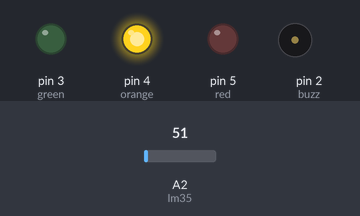
Bench run of a sketch on a simulated Arduino Uno, built with avr-gcc and run on an emulated ATmega328P. Parts: output pins drawn as LEDs (lit = HIGH), buzzer (waves = sounding). The test bench sets the inputs (shaded band); at power-on: A2 (lm35) = 51.

Above: at 1.2 s.
1.3 s: A2 (lm35) set to 46
At 2.0 s:
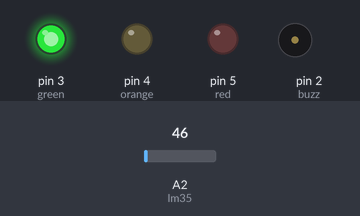
2.8 s: A2 (lm35) set to 86
At 3.1 s:
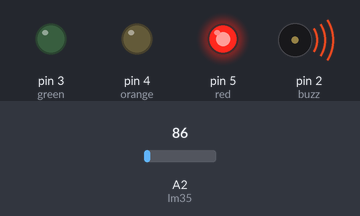
4.3 s: A2 (lm35) set to 71
At 4.49 s:
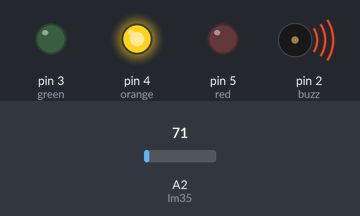
6.2 s: A2 (lm35) set to 112
At 6.9 s:
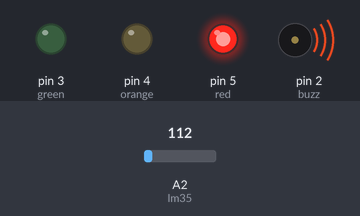
7.7 s: A2 (lm35) set to 30
At 7.9 s:
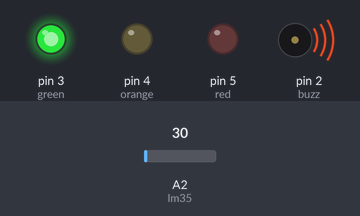
9.6 s: A2 (lm35) set to 61
At 10.7 s:
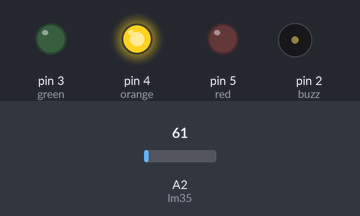
Timing chart, 0 to 12.1 s (numbered marks = the images above; inputs shaded):
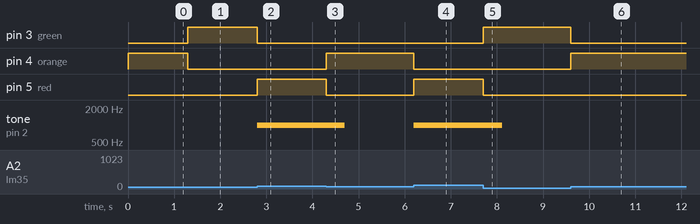

Measured:
- the behaviour switches between 51 and 50 on A2 (lm35) (found by bisection; images 0 and 1)
- after the input at 1.3 s, pin 3 (green): LOW → HIGH at once; pin 4 (orange): HIGH → LOW at once
- after the input at 2.8 s, pin 3 (green): HIGH → LOW at once; pin 5 (red): LOW → HIGH at once; tone on pin 2 (buzz): silent → 1000 Hz at once
- after the input at 4.3 s, pin 4 (orange): LOW → HIGH at once; pin 5 (red): HIGH → LOW at once; tone on pin 2 (buzz): 1000 Hz → silent after 0.40 s
- after the input at 6.2 s, pin 4 (orange): HIGH → LOW at once; pin 5 (red): LOW → HIGH at once; tone on pin 2 (buzz): silent → 1000 Hz at once
- after the input at 7.7 s, pin 3 (green): LOW → HIGH at once; pin 5 (red): HIGH → LOW at once; tone on pin 2 (buzz): 1000 Hz → silent after 0.42 s
- after the input at 9.6 s, pin 3 (green): HIGH → LOW at once; pin 4 (orange): LOW → HIGH at once

The sketch:

Pendeteksi_Kebakaran_LM35__ISR_.ino
```cpp
int red = 5;
int orange = 4;
int green = 3;
int buzz = 2;
int lm35 = A2;
int value = 0;

void setup() {
  Serial.begin(9600);
  pinMode(lm35, INPUT);
  pinMode(red, OUTPUT);
  pinMode(orange, OUTPUT);
  pinMode(green, OUTPUT);
  pinMode(buzz, OUTPUT);

}

void loop() {
  value = analogRead(lm35);
  if (value >= 75)
  {
  tone(buzz, 1000,500);
  digitalWrite(red, HIGH);
  digitalWrite(orange, LOW);
  digitalWrite(green, LOW);
  }
  else if (value > 50)
  {
  digitalWrite(red, LOW);
  digitalWrite(orange, HIGH);
  digitalWrite(green, LOW);
  }
  else
  {
  digitalWrite(red, LOW);
  digitalWrite(orange, LOW);
  digitalWrite(green, HIGH);
  }

}
```
